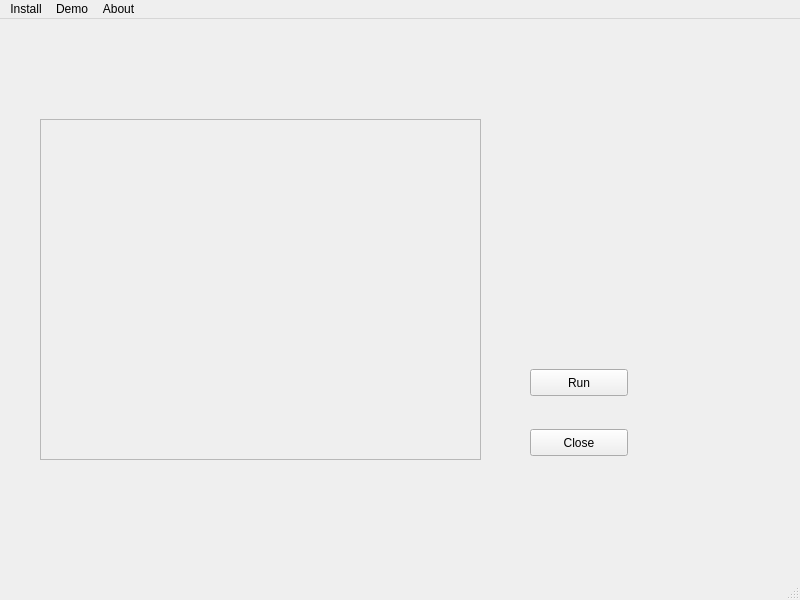
<?xml version="1.0" encoding="UTF-8"?>
<ui version="4.0">
 <class>MainWindow</class>
 <widget class="QMainWindow" name="MainWindow">
  <property name="geometry">
   <rect>
    <x>0</x>
    <y>0</y>
    <width>800</width>
    <height>600</height>
   </rect>
  </property>
  <property name="windowTitle">
   <string>MainWindow</string>
  </property>
  <widget class="QWidget" name="centralwidget">
   <widget class="QScrollArea" name="scrollArea">
    <property name="geometry">
     <rect>
      <x>40</x>
      <y>100</y>
      <width>441</width>
      <height>341</height>
     </rect>
    </property>
    <property name="widgetResizable">
     <bool>true</bool>
    </property>
    <widget class="QWidget" name="scrollAreaWidgetContents">
     <property name="geometry">
      <rect>
       <x>0</x>
       <y>0</y>
       <width>439</width>
       <height>339</height>
      </rect>
     </property>
    </widget>
   </widget>
   <widget class="QPushButton" name="pushButton">
    <property name="geometry">
     <rect>
      <x>530</x>
      <y>350</y>
      <width>98</width>
      <height>27</height>
     </rect>
    </property>
    <property name="text">
     <string>Run</string>
    </property>
   </widget>
   <widget class="QPushButton" name="pushButton_2">
    <property name="geometry">
     <rect>
      <x>530</x>
      <y>410</y>
      <width>98</width>
      <height>27</height>
     </rect>
    </property>
    <property name="text">
     <string>Close</string>
    </property>
   </widget>
  </widget>
  <widget class="QMenuBar" name="menubar">
   <property name="geometry">
    <rect>
     <x>0</x>
     <y>0</y>
     <width>800</width>
     <height>25</height>
    </rect>
   </property>
   <widget class="QMenu" name="menuInstall">
    <property name="title">
     <string>Install</string>
    </property>
    <addaction name="actionMin"/>
   </widget>
   <widget class="QMenu" name="menuDemo">
    <property name="title">
     <string>Demo</string>
    </property>
   </widget>
   <widget class="QMenu" name="menuAbout">
    <property name="title">
     <string>About</string>
    </property>
   </widget>
   <addaction name="menuInstall"/>
   <addaction name="menuDemo"/>
   <addaction name="menuAbout"/>
  </widget>
  <widget class="QStatusBar" name="statusbar"/>
  <action name="actionMin">
   <property name="text">
    <string>Min</string>
   </property>
  </action>
 </widget>
 <resources/>
 <connections>
  <connection>
   <sender>pushButton_2</sender>
   <signal>clicked()</signal>
   <receiver>MainWindow</receiver>
   <slot>close()</slot>
   <hints>
    <hint type="sourcelabel">
     <x>589</x>
     <y>450</y>
    </hint>
    <hint type="destinationlabel">
     <x>583</x>
     <y>495</y>
    </hint>
   </hints>
  </connection>
  <connection>
   <sender>pushButton</sender>
   <signal>clicked()</signal>
   <receiver>MainWindow</receiver>
   <slot>runMin()</slot>
   <hints>
    <hint type="sourcelabel">
     <x>585</x>
     <y>386</y>
    </hint>
    <hint type="destinationlabel">
     <x>631</x>
     <y>323</y>
    </hint>
   </hints>
  </connection>
  <connection>
   <sender>menubar</sender>
   <signal>activated(int)</signal>
   <receiver>scrollArea</receiver>
   <slot>update()</slot>
   <hints>
    <hint type="sourcelabel">
     <x>39</x>
     <y>16</y>
    </hint>
    <hint type="destinationlabel">
     <x>255</x>
     <y>184</y>
    </hint>
   </hints>
  </connection>
 </connections>
 <slots>
  <slot>runMin()</slot>
 </slots>
</ui>
